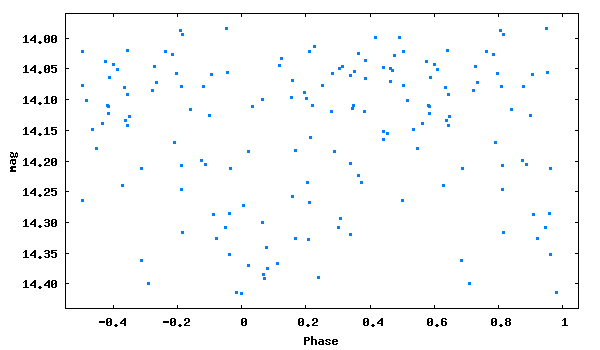

Here is the gnuplot script that generated this plot:
set term png size 600,350 medium
set colors classic
set output 'phase_lc_9.png'
set xlabel 'Phase'
set ylabel 'mag'
#set title 'JDmax = 2446768.21900 + 0.1072785 x E'
set format y '%5.2f'
plot [-0.55:1.05][14.44:13.96] "phase_lc_9.dat" linecolor 3 pointtype 5 pointsize 0.3 title ""
